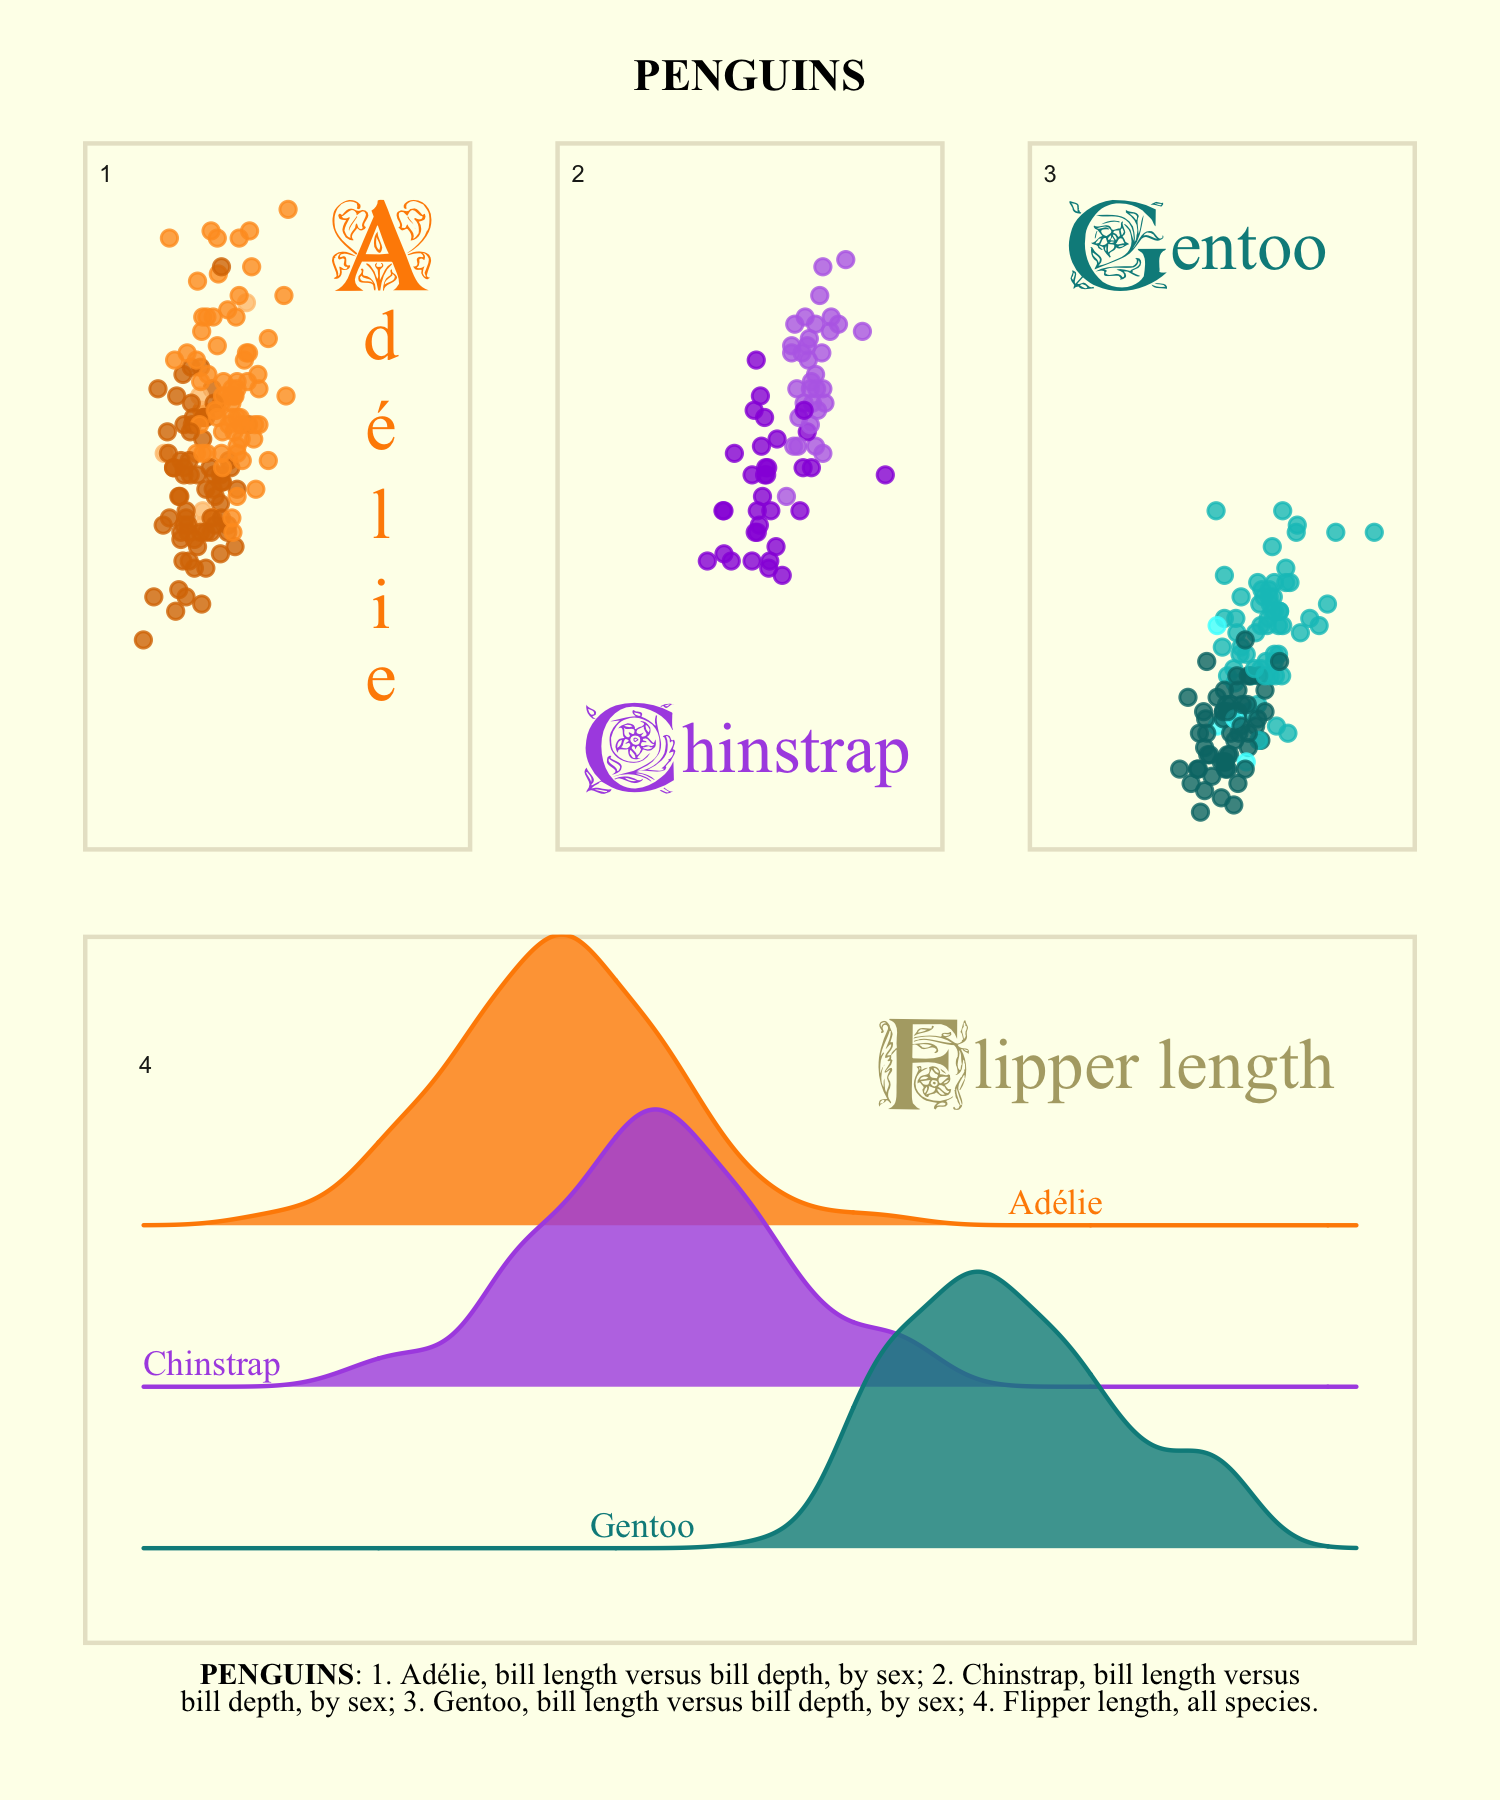

This figure's R source:
library(palmerpenguins)
library(dplyr)
library(ggplot2)
library(tidyr)
library(ggridges)
library(patchwork)
library(prismatic)
library(forcats)
library(stringr)
library(extrafont)
library(magick)
library(ggtext)

penguin_colours <- tribble(
  ~species, ~colour,
  "Adelie", "darkorange",
  "Chinstrap", "#AD57E4",
  "Gentoo", "cyan4"
)

penguin_colours[["female"]] <- unclass(clr_darken(penguin_colours[["colour"]], shift = 0.15))
penguin_colours[["male"]] <- unclass(clr_lighten(penguin_colours[["colour"]], shift = 0.15))
penguin_colours[["unknown"]] <- unclass(clr_lighten(penguin_colours[["colour"]], shift = 0.5))

penguin_colours <- penguin_colours %>%
  pivot_longer(
    cols = c(female, male, unknown),
    names_to = "sex",
    values_to = "sex_colour"
  ) %>%
  mutate(sex = ifelse(sex == "unknown", NA_character_, sex))

penguins_with_colours <- penguins %>%
  left_join(penguin_colours, by = c("species", "sex")) %>%
  group_by(species) %>%
  fill(colour) %>%
  ungroup()

penguin_labels <- tribble(
  ~species, ~x, ~y, ~letter, ~number,
  "Adelie", 55, 21, "A", 1,
  "Chinstrap", 33.5, 14, "C", 2,
  "Gentoo", 35, 21, "G", 3
) %>%
  mutate(rest = str_remove(species, letter),
         rest = ifelse(species == "Adelie", NA_character_, rest))

plot_penguin_bill <- function(species) {
  species_data <- penguins_with_colours %>%
    filter(species == !!species)

  species_label <- penguin_labels %>%
    filter(species == !!species)

  ggplot() +
    geom_point(data = species_data, aes(x = bill_length_mm, y = bill_depth_mm, colour = sex_colour), alpha = 0.8) +
    geom_text(data = species_label, aes(x = x, y = y, label = letter), colour = unique(species_data[["colour"]]), family = "ZallmanCaps", size = 10) +
    geom_text(data = species_label, aes(x = x + 5, y = y, label = rest), colour = unique(species_data[["colour"]]), family = "Times New Roman", size = 6, hjust = 0) +
    geom_text(data = species_label, aes(x = 28.5, y = 22, label = number), size = 2, alpha = 0.9) +
    scale_colour_identity() +
    scale_x_continuous(limits = c(28, 62)) +
    scale_y_continuous(limits = c(13, 22))
}

theme_penguin <- function() {
  theme_void(base_family = "Times New Roman", base_size = 9) +
    theme(
      plot.background = element_rect(colour = "#FDFFEB", fill = "#FDFFEB"),
      panel.background = element_rect(colour = "#E8E4CD", fill = "#FDFFEB", size = 1),
      legend.position = "none",
      plot.title = element_text(hjust = 0.5, face = "bold"),
      strip.text = element_blank(),
      plot.margin = margin(10, 10, 10, 10),
      plot.caption = element_markdown(hjust = 0.5)
    )
}

theme_set(theme_penguin())

adelie_start <- 21
diff <- 1.25

adelie <- plot_penguin_bill("Adelie") +
  annotate("text", x = 55, y = adelie_start - 1*diff, label = "d", family = "Times New Roman", size = 6, colour = "darkorange") +
  annotate("text", x = 55, y = adelie_start - 2*diff, label = "é", family = "Times New Roman", size = 6, colour = "darkorange") +
    annotate("text", x = 55, y = adelie_start - 3*diff, label = "l", family = "Times New Roman", size = 6, colour = "darkorange") +
    annotate("text", x = 55, y = adelie_start - 4*diff, label = "i", family = "Times New Roman", size = 6, colour = "darkorange") +
    annotate("text", x = 55, y = adelie_start - 5*diff + 0.25, label = "e", family = "Times New Roman", size = 6, colour = "darkorange")

p1 <- adelie + plot_penguin_bill("Chinstrap") + plot_penguin_bill("Gentoo")

penguin_labels_ridges <-
  tribble(
    ~species, ~x, ~y, ~colour,
    "Adélie", 220, 3, "darkorange",
    "Chinstrap", 169, 2, "#AD57E4",
    "Gentoo", 195, 1, "cyan4"
  )

p2 <- ggplot() +
  geom_density_ridges(data = penguins_with_colours, aes(x = flipper_length_mm, y = fct_rev(species), fill = colour, colour = colour), alpha = 0.8) +
  geom_text(data = penguin_labels_ridges, aes(x = x, y = y, label = species, colour = colour), vjust = -0.5, size = 3, family = "Times New Roman") +
  annotate("text", x = 212, y = 4, label = "F", family = "ZallmanCaps", size = 10, colour = clr_darken("#E8E4CD", 0.5), alpha = 0.75) +
  annotate("text", x = 215, y = 4, label = "lipper length", family = "Times New Roman", size = 6, hjust = 0, colour = clr_darken("#E8E4CD", 0.5), alpha = 0.75) +
  annotate("text", x = 165, y = 4, size = 2, alpha = 0.9, label = "4") +
  scale_fill_identity() +
  scale_colour_identity() +
  labs(caption = "**PENGUINS**: 1. Adélie, bill length versus bill depth, by sex; 2. Chinstrap, bill length versus<br>bill depth, by sex; 3. Gentoo, bill length versus bill depth, by sex; 4. Flipper length, all species.", 100)

p <- p1 / p2 + plot_annotation(title = "PENGUINS")

ggsave(here::here("2020", "2020-07-28", "penguins.png"), plot = p, width = 5, height = 6)

penguins_plot <- image_read(here::here("2020", "2020-07-28", "penguins.png"))

penguins_plot_altered <- image_modulate(penguins_plot, saturation = 70) %>%
  image_noise() %>%
  image_noise()

image_write(penguins_plot_altered, path = here::here("2020", "2020-07-28", "penguins_noise.png"))
